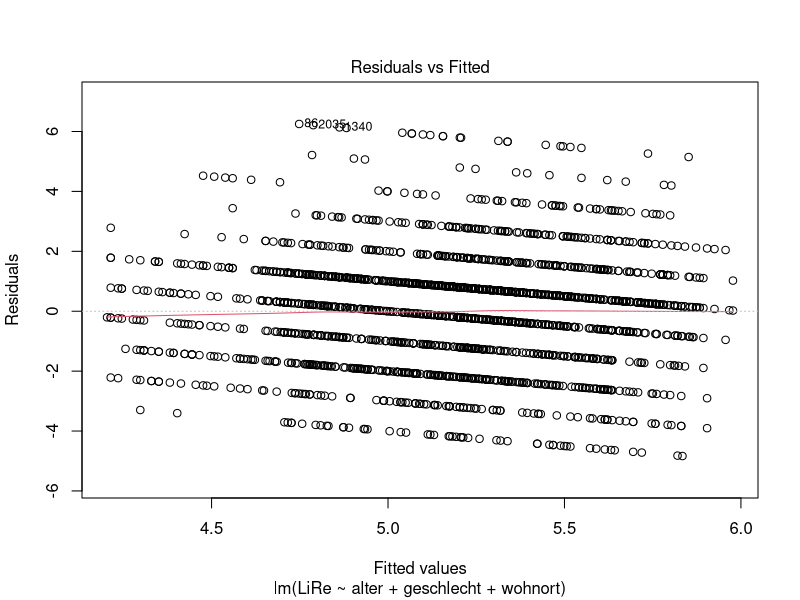
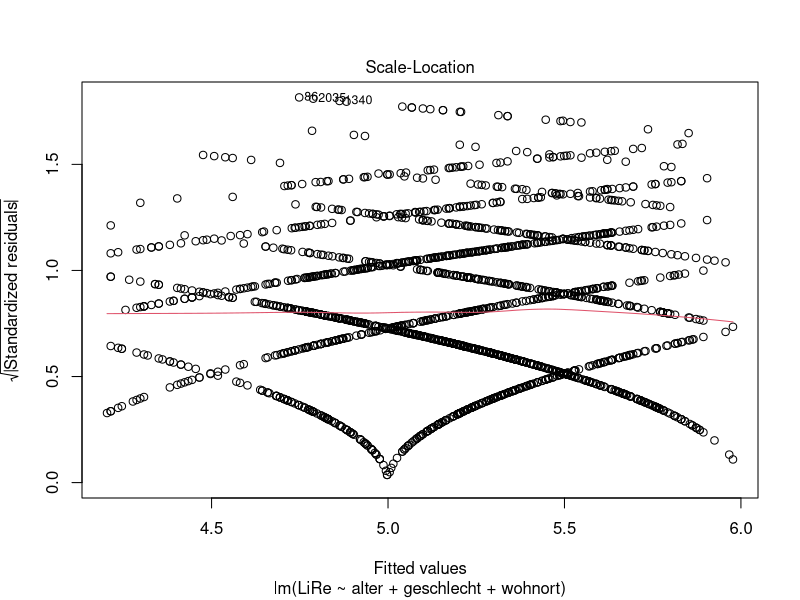
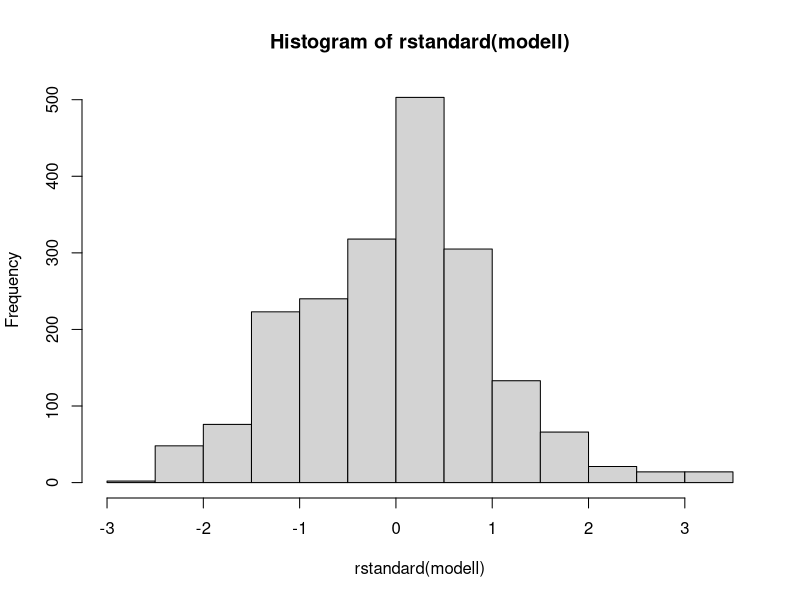

Generate these figures, in order, with R:
## ---- chunk 1
library(foreign)
setwd("C:/Users/laura/OneDrive/Documents/Arbeit/r/Meine_Überarbeitungen")
getwd()
gles <- read.spss("ZA6801_de_v4-0-1.sav", to.data.frame = TRUE)
lijphart <- read.csv2("Lijphart_Data_recode.csv")
## ---- chunk 2
library(foreign)
setwd("C:/Users/laura/OneDrive/Documents/Arbeit/r/Meine_Überarbeitungen")
getwd()
gles <- read.spss("ZA6801_de_v4-0-1.sav", to.data.frame = TRUE)
lijphart <- read.csv2("Lijphart_Data_recode.csv")
## ---- chunk 3
# GLES
# Alter
q2c_num <- as.numeric(as.character(gles$q2c))
gles$alter <- 2017 - q2c_num

# Geschlecht
names(gles)[names(gles) == "q1"] <- "geschlecht"

# Einkommen kategorial
gles$einkommen_cat[gles$q192 == "unter 500 Euro" |
                     gles$q192 == "500 bis unter 750 Euro" |
                     gles$q192 == "750 bis unter 1000 Euro"] <- "weniger als 1000"
gles$einkommen_cat[gles$q192 == "1000 bis unter 1250 Euro" |
                     gles$q192 == "1250 bis unter 1500 Euro" |
                     gles$q192 == "1500 bis unter 2000 Euro"] <- "1000 bis 1999"
gles$einkommen_cat[gles$q192 == "2000 bis unter 2500 Euro" |
                     gles$q192 == "2500 bis unter 3000 Euro"] <- "2000 bis 2999"
gles$einkommen_cat[gles$q192 == "3000 bis unter 4000 Euro"] <- "3000 bis 3999"
gles$einkommen_cat[gles$q192 == "4000 bis unter 5000 Euro"] <- "4000 bis 4999"
gles$einkommen_cat[gles$q192 == "5000 bis unter 7500 Euro"] <- "5000 bis 7499"
gles$einkommen_cat[gles$q192 == "7500 bis unter 10000 Euro" |
                     gles$q192 == "10000 Euro und mehr"] <- "7500 und mehr"

gles$einkommen_cat <- factor(gles$einkommen_cat,
                                levels = c("weniger als 1000",
                                           "1000 bis 1999",
                                           "2000 bis 2999",
                                           "3000 bis 3999",
                                           "4000 bis 4999",
                                           "5000 bis 7499",
                                           "7500 und mehr"))

# Einkommen numerisch
gles$einkommen_num[gles$einkommen_cat == "weniger als 1000"] <- 1
gles$einkommen_num[gles$einkommen_cat == "1000 bis 1999"] <- 2
gles$einkommen_num[gles$einkommen_cat == "2000 bis 2999"] <- 3
gles$einkommen_num[gles$einkommen_cat == "3000 bis 3999"] <- 4
gles$einkommen_num[gles$einkommen_cat == "4000 bis 4999"] <- 5
gles$einkommen_num[gles$einkommen_cat == "5000 bis 7499"] <- 6
gles$einkommen_num[gles$einkommen_cat == "7500 und mehr"] <- 7

# Wohnort
gles$wohnort[gles$q197 == "Grossstadt"] <- "Großstadt"
gles$wohnort[gles$q197 == "kleine oder mittelgrosse Stadt"] <- "Kleinstadt"
gles$wohnort[gles$q197 == "laendliche Gegend oder Dorf"] <- "Land"
gles$wohnort[gles$q197 == "Vorstadt/ Vorort einer Grossstadt"] <- "Vorstadt"

# Links-Rechts-Selbsteinstufung
gles$LiRe <- as.character(gles$q32)
gles$LiRe[gles$LiRe == "1 links"] <- "1"
gles$LiRe[gles$LiRe == "11 rechts"] <- "11"
gles$LiRe <- as.numeric(gles$LiRe)

# Links-Rechts-Selbsteinstufung aggregiert
gles$LiRe_cat[gles$LiRe >= 1 &
                gles$LiRe <= 2] <- "links"
gles$LiRe_cat[gles$LiRe >= 3 &
                gles$LiRe <= 4] <- "moderat links"
gles$LiRe_cat[gles$LiRe >= 5 &
                gles$LiRe <= 7] <- "mittig"
gles$LiRe_cat[gles$LiRe >= 8 &
                gles$LiRe <= 9] <- "moderat rechts"
gles$LiRe_cat[gles$LiRe >= 10 &
                gles$LiRe <= 11] <- "rechts"

gles$LiRe_cat <- factor(gles$LiRe_cat,
                                levels = c("links",
                                           "moderat links",
                                           "mittig",
                                           "moderat rechts",
                                           "rechts"))

# AfD-Wahl
gles$AfD.Wahl[gles$q19ba == "AfD"] <- 1
gles$AfD.Wahl[gles$q19ba != "AfD"] <- 0
## ---- chunk 4
modell <- lm(LiRe ~ alter + geschlecht + wohnort, data = gles)
## ---- chunk 5
plot(modell, 1)
## ---- chunk 6
#install.packages("car")
library(car)
vif(modell)
## ---- chunk 7
plot(modell, 3)
## ---- chunk 8
head(rstandard(modell))
hist(rstandard(modell))
## ---- chunk 9
alter_wohnort <- gles$alter * gles$einkommen_num
## ---- chunk 10
log_alter <- log(gles$alter)
